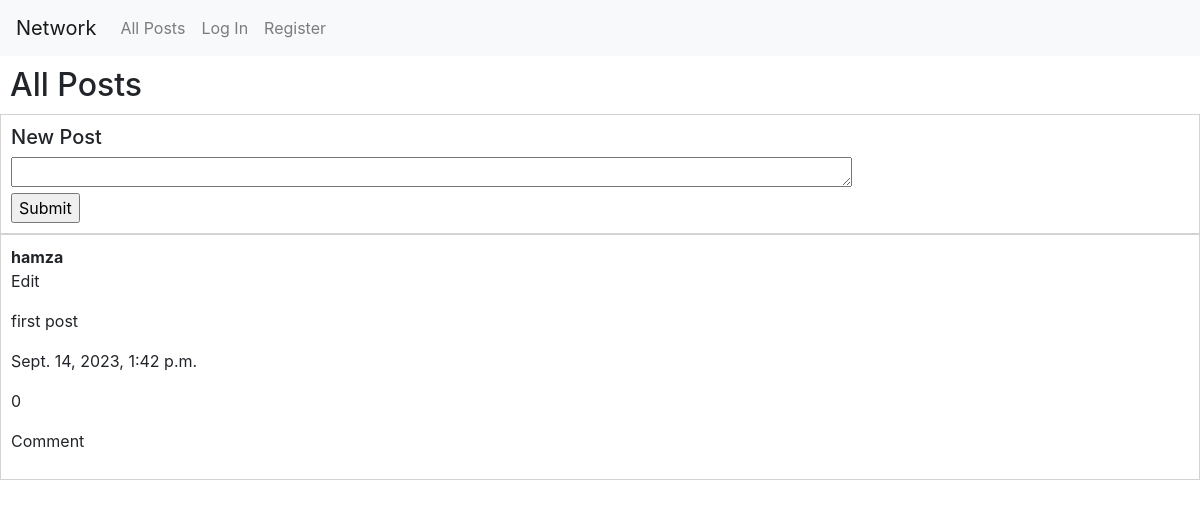
Before: / with the older database file.
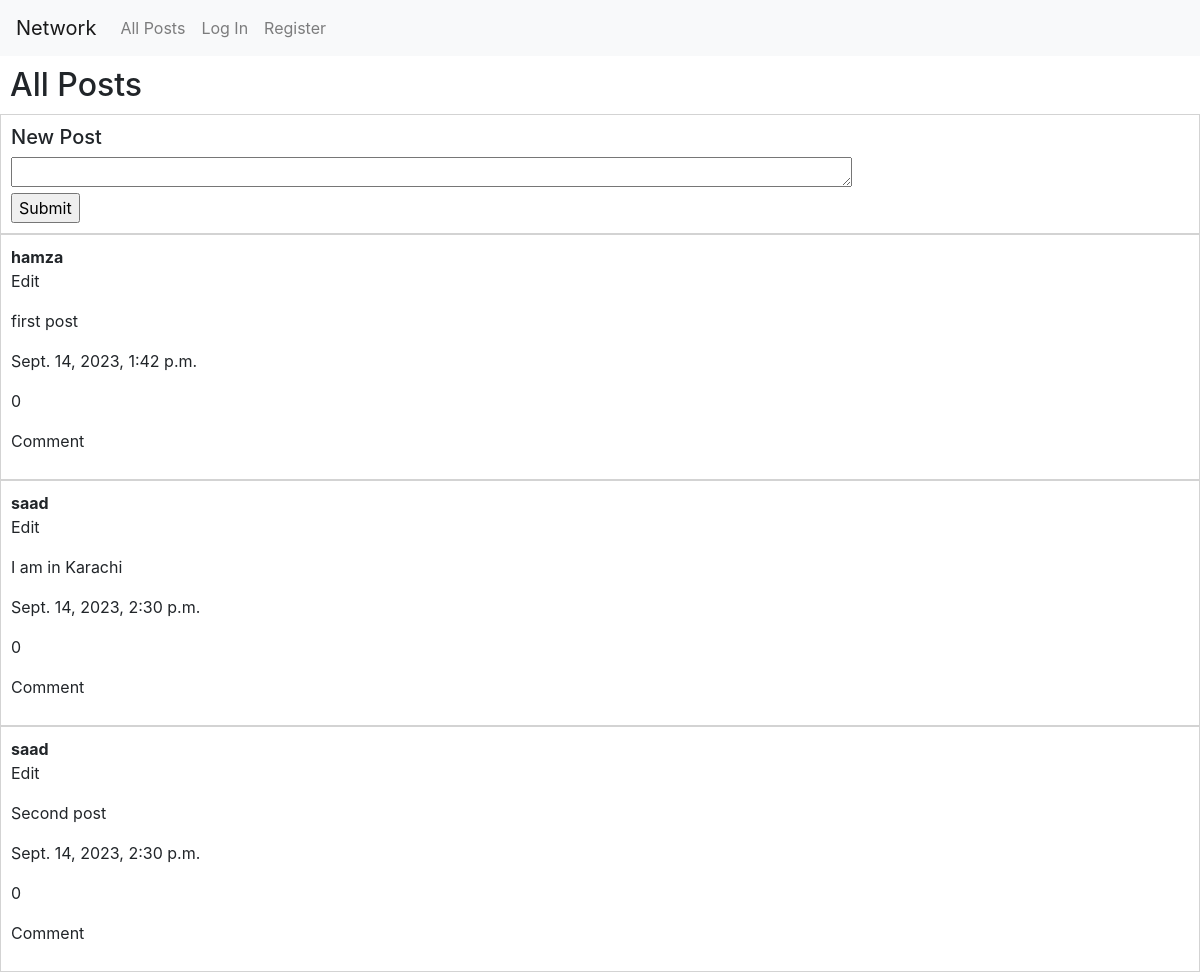
After: the same page with the newer database file.
### network/models.py (models this page shows)
class Post(models.Model):
    text = models.TextField()
    user = models.ForeignKey(User, on_delete=models.CASCADE, related_name="posts")
    timestamp = models.DateTimeField(auto_now_add=True)

class User(AbstractUser):
    followers = models.ManyToManyField('self')
    following = models.ManyToManyField('self')

### network/views.py (the view)
# urls.py: path("", views.index, name="index"),
def index(request):
    if request.method == "POST":
        post_text = request.POST['text']
        p = Post(user = request.user, text = post_text)
        p.save()
    posts = Post.objects.all()
    return render(request, "network/index.html", {
        "posts": posts
    })

### network/templates/network/index.html (shortened to what this page needs)
{% extends "network/layout.html" %}
{% block body %}
    <h2 class="heading">All Posts</h2>
    <div class="new_post">
        <h5>New Post</h5>
        <form action="{% url 'index' %}" method="post">
            <textarea name="text" cols="80" rows="1"></textarea>
            <br>
            <input type="submit" />
        </form>
    </div>
    <div class="posts">
        {% for post in posts %}
        <div class="post">
            <div class="post__username">
                <strong>{{ post.user.username }}</strong>
            </div>
            <div class="post__details">
                <p>Edit</p>
                <p>{{ post.text }}</p>
                <p>{{ post.timestamp }}</p>
                <p>{{ post.likes.count }}</p>
                <p>Comment</p>
            </div>
        </div>
        {% endfor %}
    </div>
{% endblock %}

Changed rows visible on the page:
added Post: user.username "saad", text "I am in Karachi", timestamp "Sept. 14, 2023, 2:30 p.m.", likes.count "0"
added Post: user.username "saad", text "Second post", timestamp "Sept. 14, 2023, 2:30 p.m.", likes.count "0"
